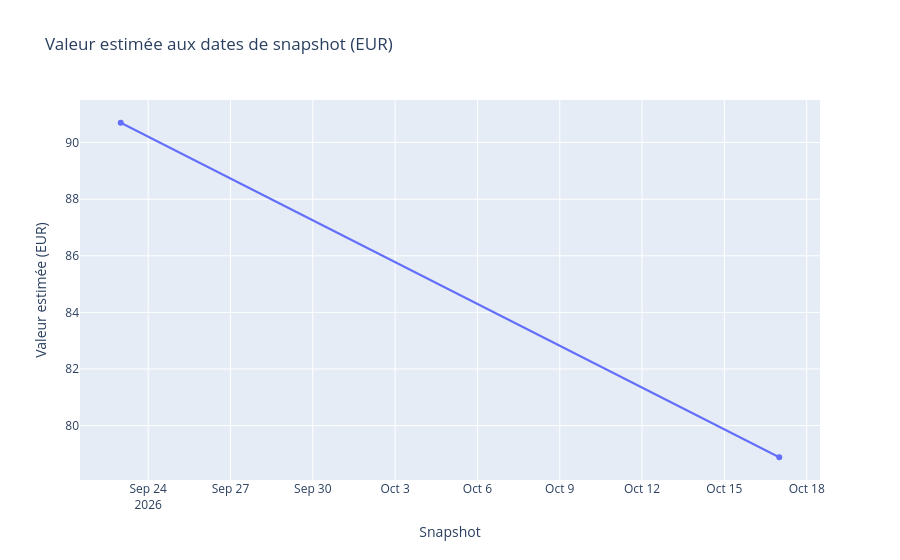

The cell this chart's notebook holds for it:
### Markdown cell above
## 9. Vue macro — valeur historique des snapshots

Chaque inventaire historique est valorisé avec le dernier prix disponible **à la date du snapshot ou avant**. Les lignes sans prix historique sont comptées comme non valorisées ; les totaux peuvent donc être partiels. Les snapshots existants sont espacés de façon irrégulière : une ligne de tendance avec seulement deux points ne suffit pas à décrire une tendance robuste.

### Code cell
if snapshots.empty:
    portfolio_history = pd.DataFrame(columns=["snapshot_date", "total_value", "unpriced_cases", "quantity_coverage_pct"])
    snapshot_details = pd.DataFrame()
else:
    details = []
    for case_name, case_snapshots in snapshots.groupby("case_name"):
        case_prices = prices.loc[prices.case_name == case_name, ["date", "unit_price"]].sort_values("date")
        case_snapshots = case_snapshots.sort_values("snapshot_date").copy()
        if case_prices.empty:
            case_snapshots["unit_price"] = np.nan
        else:
            case_snapshots = pd.merge_asof(case_snapshots, case_prices, left_on="snapshot_date", right_on="date", direction="backward")
        case_snapshots["market_value"] = case_snapshots.quantity * case_snapshots.unit_price
        details.append(case_snapshots)
    snapshot_details = pd.concat(details, ignore_index=True)
    snapshot_details["priced_quantity"] = snapshot_details["quantity"].where(snapshot_details["unit_price"].notna(), 0)
    portfolio_history = (snapshot_details.groupby("snapshot_date")
        .agg(total_value=("market_value", lambda s: s.sum(min_count=1)),
             unpriced_cases=("unit_price", lambda s: int(s.isna().sum())),
             total_cases=("case_name", "nunique"), total_quantity=("quantity", "sum"),
             priced_quantity=("priced_quantity", "sum"))
        .reset_index())
    portfolio_history["quantity_coverage_pct"] = portfolio_history.priced_quantity / portfolio_history.total_quantity * 100
    portfolio_history["change_pct"] = portfolio_history.total_value.pct_change() * 100

display(portfolio_history)
if not portfolio_history.empty:
    fig = px.line(portfolio_history, x="snapshot_date", y="total_value", markers=True,
                  title="Valeur estimée aux dates de snapshot (EUR)",
                  labels={"snapshot_date":"Snapshot", "total_value":"Valeur estimée (EUR)"})
    fig.show()

### Figure 1 — Plotly figure (JSON) as saved in the notebook; plotly's stock layout.template omitted (floating-point values rounded to 4 significant figures)
{"data": [{"hovertemplate": "Snapshot=%{x}<br>Valeur estimée (EUR)=%{y}<extra></extra>", "legendgroup": "", "line": {"color": "#636efa", "dash": "solid"}, "marker": {"symbol": "circle"}, "mode": "lines+markers", "name": "", "orientation": "v", "showlegend": false, "type": "scatter", "x": ["2026-09-23T00:00:00.000000", "2026-10-17T00:00:00.000000"], "xaxis": "x", "y": [90.7, 78.88], "yaxis": "y"}], "layout": {"legend": {"tracegroupgap": 0}, "title": {"text": "Valeur estimée aux dates de snapshot (EUR)"}, "xaxis": {"anchor": "y", "domain": [0, 1], "title": {"text": "Snapshot"}}, "yaxis": {"anchor": "x", "domain": [0, 1], "title": {"text": "Valeur estimée (EUR)"}}}}
